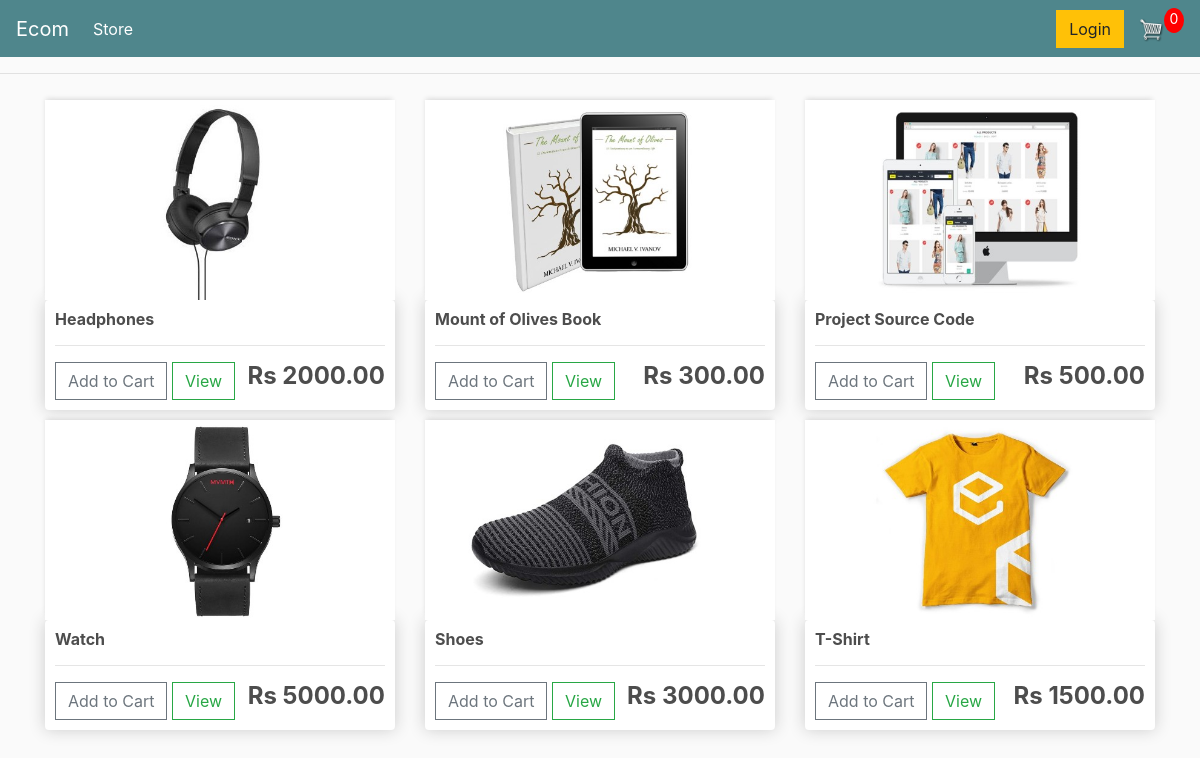
The page / on the database its author committed.
### store/models.py (models this page shows, shortened)
class Product(models.Model) :
	name = models.CharField(max_length = 200, null = True)
	price = models.DecimalField(max_digits = 7, decimal_places = 2)
	digital = models.BooleanField(default = False, null = True, blank = False)
	image = models.ImageField(null = True, blank = True)
	@property
	def imageURL(self):
		try :
			url = self.image.url
		except :
			url = ''
		return url

### store/views.py (the view)
# urls.py: path('', include('store.urls')),
def store(request) :
	data = cookieCart(request)
	cartItems = data['cartItems']
	products = Product.objects.all()
	context = {'products' : products, 'cartItems' : cartItems}
	return render(request, 'store/store.html', context)

### store/utils.py (called while the page is built, shortened)
def cookieCart(request) :
	try :
		cart = json.loads(request.COOKIES['cart'])
	except :
		cart = {}
	print('Cart : ', cart)
	items = []
	order = {'get_cart_total' : 0, 'get_cart_items' : 0}
	cartItems = order['get_cart_items']
	return {'cartItems' : cartItems, 'order' : order, 'items' : items}

### store/templates/store/store.html
{% extends 'store/main.html' %}
{% load static %}
{% block content %}
	<div class="row">
		{% for product in products %}
		<div class="col-lg-4">
			<img class="thumbnail" src = "{{product.imageURL}}">
			<div class = "box-element products" >
				<h6><strong>{{product.name}}</strong></h6>
				<hr>
				<button data-product = {{product.id}} data-action = "add" class="btn btn-outline-secondary add-btn update-cart" > Add to Cart</button>
				<a class="btn btn-outline-success" href="#"> View </a>
				<h4 style="display: inline-block; float: right;"><strong> Rs {{product.price | floatformat:2}} </strong></h4>
			</div>
		</div>
		{% endfor %}
	</div>
{% endblock %}

### store/templates/store/main.html (shortened to what this page needs)
<!DOCTYPE html>
{% load static %}
<html>
<head>
	<link rel="stylesheet" href="https://stackpath.bootstrapcdn.com/bootstrap/4.4.1/css/bootstrap.min.css">
	<link rel="stylesheet" type="text/css" href="{% static 'css/main.css' %}">
</head>
<body>
	<nav class="navbar navbar-expand-lg navbar-dark bg-dark">
	  <a class="navbar-brand" href="{% url 'store' %}">Ecom</a>
	  <div class="collapse navbar-collapse" id="navbarSupportedContent">
	    <ul class="navbar-nav mr-auto">
	      <li class="nav-item active">
	        <a class="nav-link" href="{% url 'store' %}">Store <span class="sr-only">(current)</span></a>
	      </li>
	    </ul>
	    <div class="form-inline my-2 my-lg-0">
	    	<a href="#" class="btn btn-warning"> Login </a>
	    	<a href="{% url 'cart' %}">
	    		<img id = "cart-icon" src="{% static 'images/cart.png' %}">
	    	</a>
	    	<p id = "cart-total">{{cartItems}}</p>
	    </div>
	  </div>
	</nav>
	<hr>
	<div class="container">
		{% block content %}
		{% endblock content %}
	</div>
</body>
</html>

### static/css/main.css (style rules this page uses)
body { background-color: hsl(0, 0%, 98%); }
h1,h2,h3,h4,h5,h6 { color:hsl(0, 0%, 30%); }
.box-element { box-shadow:hsl(0, 0%, 80%) 0 0 16px; background-color: #fff; border-radius: 4px; padding: 10px; }
.thumbnail { width: 100%; height: 200px; -webkit-box-shadow: -1px -3px 5px -2px rgba(214,214,214,1); -moz-box-shadow: -1px -3px 5px -2px rgba(214,214,214,1); box-shadow: -1px -3px 5px -2px rgba(214,214,214,1); }
.bg-dark { background-color: #4f868c!important; }
#cart-icon { width:25px; display: inline-block; margin-left: 15px; }
#cart-total { display: block; text-align: center; color:#fff; background-color: red; width: 20px; height: 25px; border-radius: 50%; font-size: 14px; }
.col-lg-4, .col-lg-6, .col-lg-8, .col-lg-12 { margin-top: 10px; }
.btn { border-radius: 0; }

### rows shown on the page
Product: imageURL (picture), name "Headphones", price "2000.00"
Product: imageURL (picture), name "Mount of Olives Book", price "300.00"
Product: imageURL (picture), name "Project Source Code", price "500.00"
Product: imageURL (picture), name "Watch", price "5000.00"
Product: imageURL (picture), name "Shoes", price "3000.00"
Product: imageURL (picture), name "T-Shirt", price "1500.00"

### other values the page prints
{{ cartItems }} "0"
